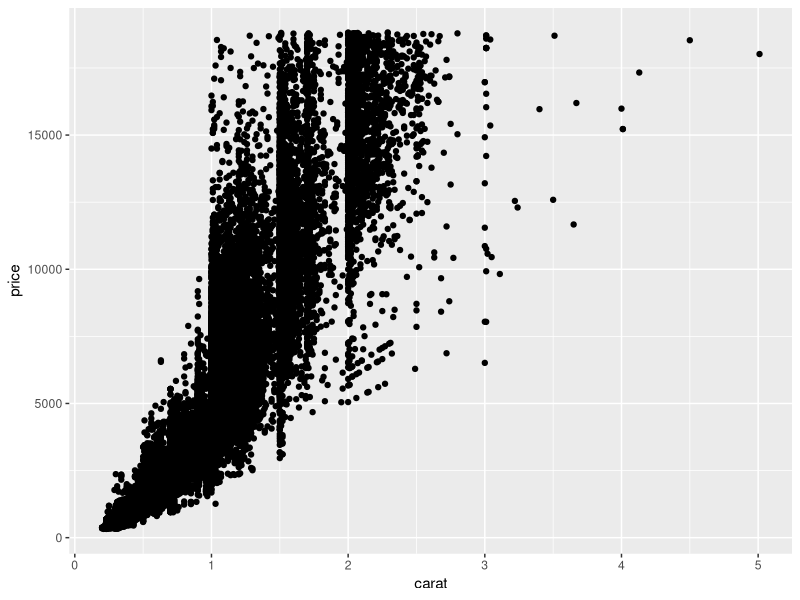
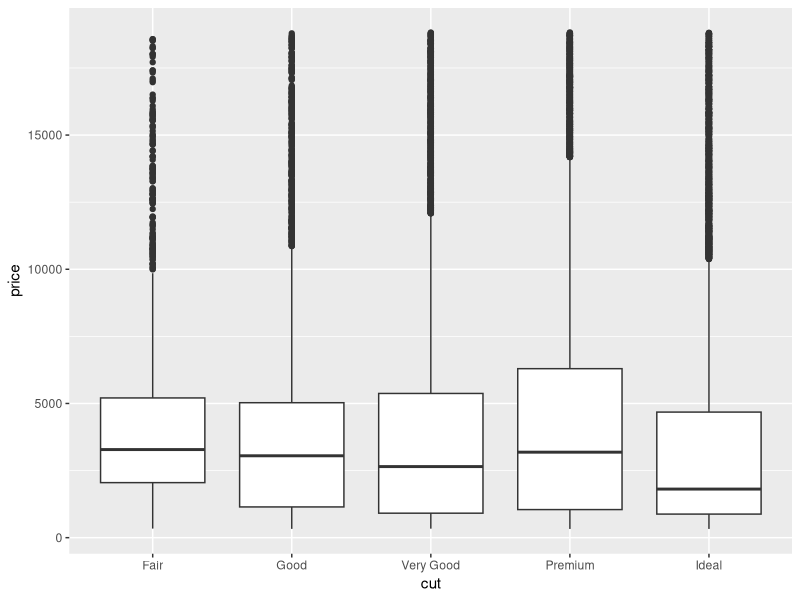
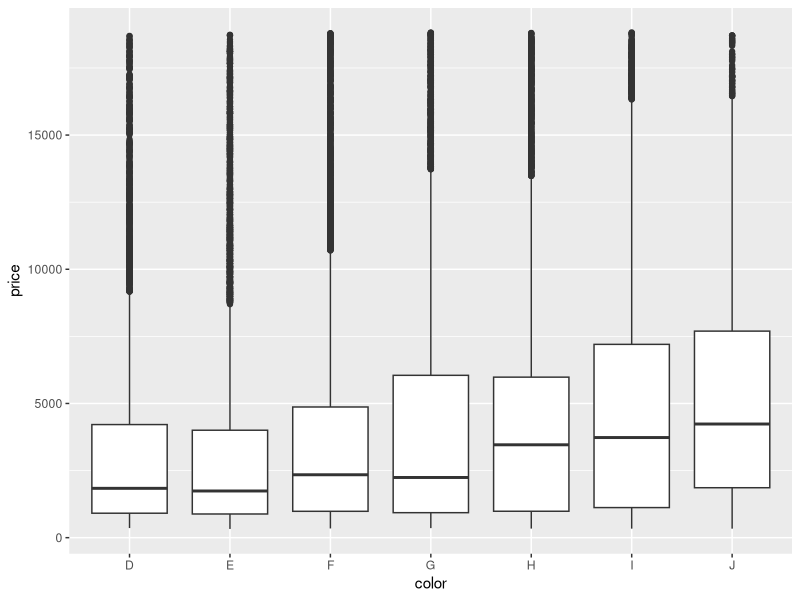
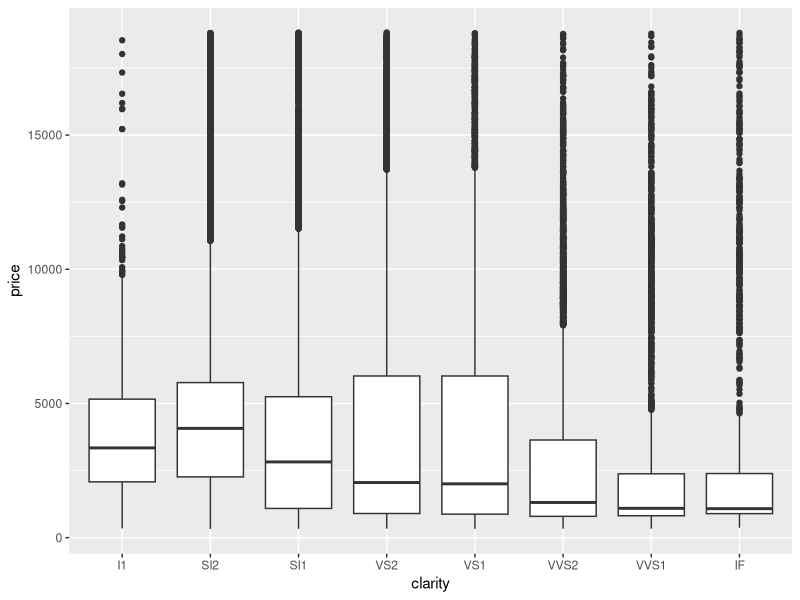
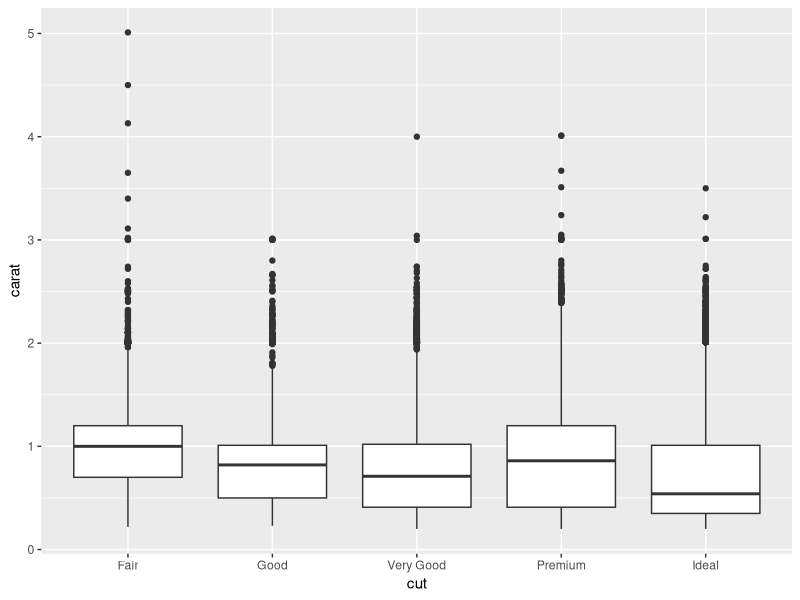
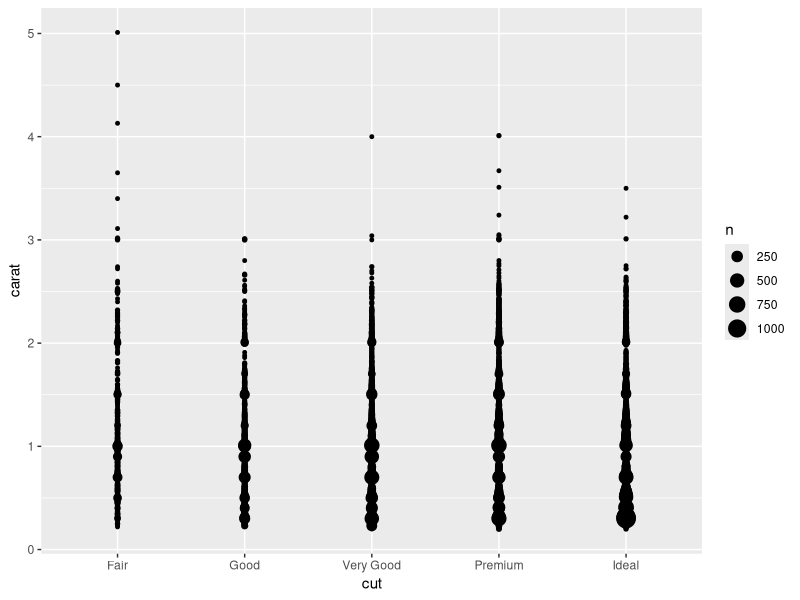
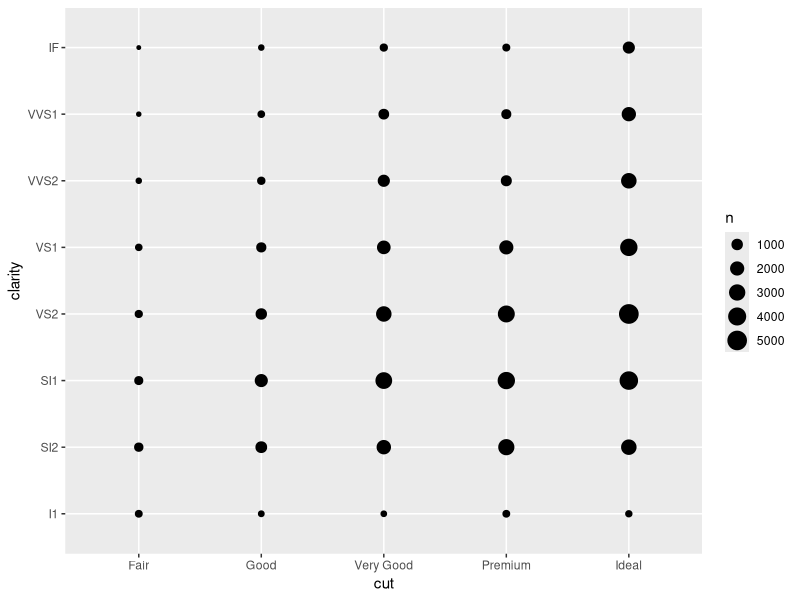

The R source for these figures, in order:
## ---- chunk 1
library(tidyverse)
## ---- chunk 2
head(diamonds)
## ---- chunk 3
ggplot(diamonds, aes(carat, price)) + geom_point()
# As carat close to the best, price goes higher
## ---- chunk 4
ggplot(diamonds, aes(cut, price)) + geom_boxplot()
#As cut goes to Ideal, price gets lower
## ---- chunk 5
?diamonds
ggplot(diamonds, aes(color, price)) + geom_boxplot()
#As color goes to the worst, median price is higher
## ---- chunk 6
ggplot(diamonds, aes(clarity, price)) + geom_boxplot()
#As clarity close to the best, prices are lower
## ---- chunk 7
ggplot(diamonds, aes(cut, carat)) + geom_boxplot()
#as cut quality goes higher, carat goes down
## ---- chunk 8
ggplot(diamonds, aes(cut, carat)) + geom_count()
## ---- chunk 9
ggplot(diamonds, aes(cut, clarity)) + geom_count()

## ---- chunk 10

